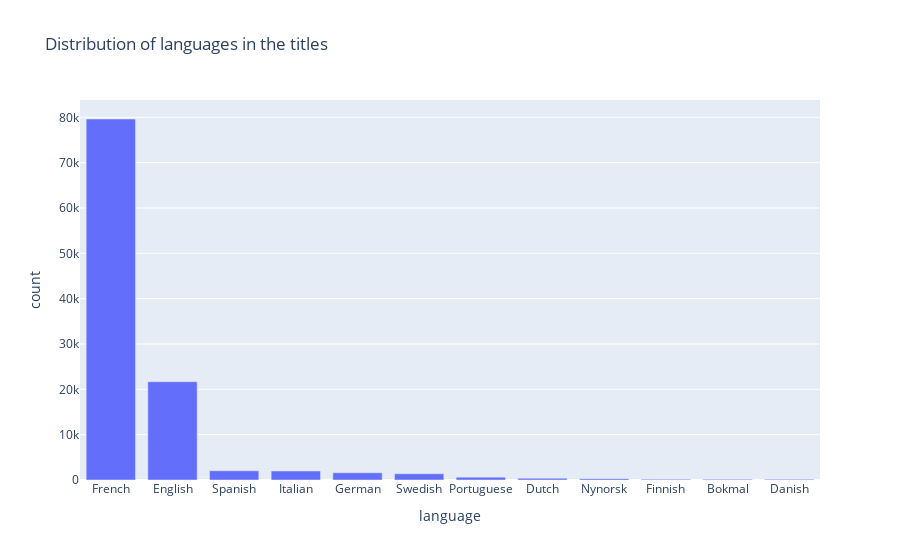

The code cell stored with this chart in its notebook:
### Markdown cell above
Let's visualize this as well.

### Code cell
def visualize_tlc(tlc): 
    """
    Create a visualization (barplot) of the languages counts. 
    """
    fig = px.bar(
        tlc, 
        x="language", 
        y="count", 
        title="Distribution of languages in the titles")
    fig.show()


def main(tlc): 
    visualize_tlc(tlc)
main(tlc)

### Figure 1 — Plotly figure (JSON) as saved in the notebook; plotly's stock layout.template omitted (floating-point values rounded to 4 significant figures)
{"data": [{"alignmentgroup": "True", "hovertemplate": "language=%{x}<br>count=%{y}<extra></extra>", "legendgroup": "", "marker": {"color": "#636efa", "pattern": {"shape": ""}}, "name": "", "offsetgroup": "", "orientation": "v", "showlegend": false, "textposition": "auto", "type": "bar", "x": ["French", "English", "Spanish", "Italian", "German", "Swedish", "Portuguese", "Dutch", "Nynorsk", "Finnish", "Bokmal", "Danish"], "xaxis": "x", "y": [79632, 21687, 2039, 1995, 1597, 1378, 624, 394, 301, 185, 171, 171], "yaxis": "y"}], "layout": {"barmode": "relative", "legend": {"tracegroupgap": 0}, "title": {"text": "Distribution of languages in the titles"}, "xaxis": {"anchor": "y", "domain": [0, 1], "title": {"text": "language"}}, "yaxis": {"anchor": "x", "domain": [0, 1], "title": {"text": "count"}}}}
